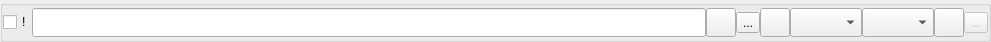
<?xml version="1.0" encoding="UTF-8"?>
<ui version="4.0">
 <class>GroupBox</class>
 <widget class="QGroupBox" name="GroupBox">
  <property name="geometry">
   <rect>
    <x>0</x>
    <y>0</y>
    <width>991</width>
    <height>42</height>
   </rect>
  </property>
  <property name="windowTitle">
   <string>GroupBox</string>
  </property>
  <property name="flat">
   <bool>true</bool>
  </property>
  <layout class="QGridLayout" name="gridLayout">
   <property name="leftMargin">
    <number>0</number>
   </property>
   <property name="topMargin">
    <number>0</number>
   </property>
   <property name="rightMargin">
    <number>0</number>
   </property>
   <property name="bottomMargin">
    <number>0</number>
   </property>
   <property name="spacing">
    <number>0</number>
   </property>
   <item row="2" column="0">
    <widget class="QCheckBox" name="not_checkbox">
     <property name="text">
      <string>!</string>
     </property>
    </widget>
   </item>
   <item row="2" column="6">
    <widget class="QComboBox" name="column_combobox">
     <property name="sizePolicy">
      <sizepolicy hsizetype="Preferred" vsizetype="Preferred">
       <horstretch>0</horstretch>
       <verstretch>0</verstretch>
      </sizepolicy>
     </property>
    </widget>
   </item>
   <item row="2" column="9">
    <widget class="QToolButton" name="remove_button">
     <property name="enabled">
      <bool>false</bool>
     </property>
     <property name="text">
      <string>...</string>
     </property>
     <property name="icon">
      <iconset theme="list-remove">
       <normaloff>.</normaloff>.</iconset>
     </property>
     <property name="iconSize">
      <size>
       <width>22</width>
       <height>22</height>
      </size>
     </property>
     <property name="checkable">
      <bool>false</bool>
     </property>
    </widget>
   </item>
   <item row="2" column="1">
    <widget class="QLineEdit" name="filter_line_edit">
     <property name="sizePolicy">
      <sizepolicy hsizetype="Expanding" vsizetype="Preferred">
       <horstretch>0</horstretch>
       <verstretch>0</verstretch>
      </sizepolicy>
     </property>
    </widget>
   </item>
   <item row="2" column="2">
    <widget class="QToolButton" name="case_sensitive_button">
     <property name="text">
      <string/>
     </property>
     <property name="icon">
      <iconset theme="format-text-uppercase">
       <normaloff>.</normaloff>.</iconset>
     </property>
     <property name="iconSize">
      <size>
       <width>22</width>
       <height>22</height>
      </size>
     </property>
     <property name="checkable">
      <bool>true</bool>
     </property>
    </widget>
   </item>
   <item row="2" column="8">
    <widget class="QToolButton" name="add_button">
     <property name="text">
      <string/>
     </property>
     <property name="icon">
      <iconset theme="list-add">
       <normaloff>.</normaloff>.</iconset>
     </property>
     <property name="iconSize">
      <size>
       <width>22</width>
       <height>22</height>
      </size>
     </property>
    </widget>
   </item>
   <item row="2" column="7">
    <widget class="QComboBox" name="group_combobox">
     <property name="sizePolicy">
      <sizepolicy hsizetype="Preferred" vsizetype="Preferred">
       <horstretch>0</horstretch>
       <verstretch>0</verstretch>
      </sizepolicy>
     </property>
    </widget>
   </item>
   <item row="2" column="4">
    <widget class="QToolButton" name="show_blank_cells_button">
     <property name="text">
      <string/>
     </property>
     <property name="icon">
      <iconset theme="markasblank">
       <normaloff>.</normaloff>.</iconset>
     </property>
     <property name="iconSize">
      <size>
       <width>22</width>
       <height>22</height>
      </size>
     </property>
     <property name="checkable">
      <bool>true</bool>
     </property>
    </widget>
   </item>
   <item row="2" column="3">
    <widget class="QToolButton" name="use_regex">
     <property name="text">
      <string>...</string>
     </property>
     <property name="icon">
      <iconset theme="nextfuzzyuntrans"/>
     </property>
     <property name="iconSize">
      <size>
       <width>22</width>
       <height>22</height>
      </size>
     </property>
     <property name="checkable">
      <bool>true</bool>
     </property>
    </widget>
   </item>
  </layout>
 </widget>
 <resources/>
 <connections/>
</ui>
